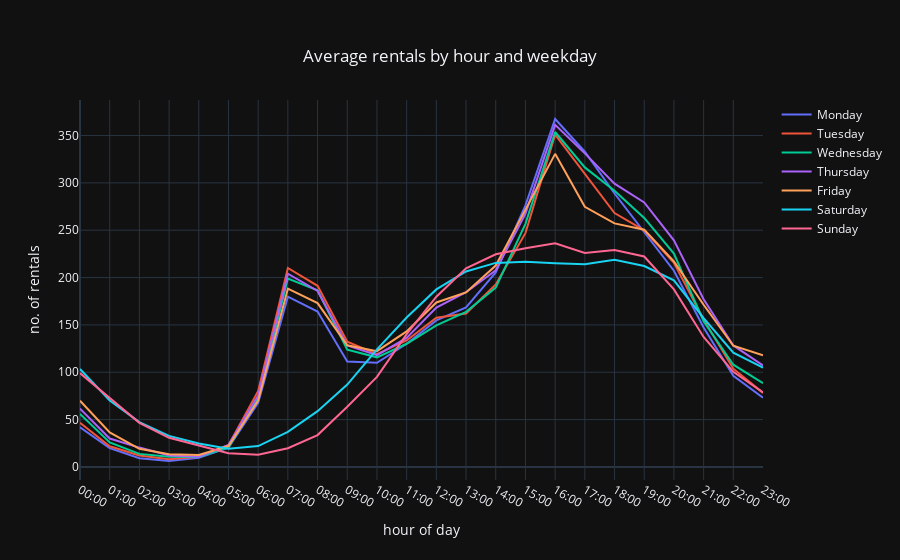

Write notebook code for a chart like this one.
### Markdown cell above
## Average rentals by hour and weekday <a id="hourAvgPlot"></a>

### Code cell
iplot(hourAvgPlot)

### Figure 1 — Plotly figure (JSON) as saved in the notebook; plotly's stock layout.template omitted (floating-point values rounded to 4 significant figures)
{"data": [{"mode": "lines", "name": "Monday", "type": "scatter", "x": [0, 1, 2, 3, 4, 5, 6, 7, 8, 9, 10, 11, 12, 13, 14, 15, 16, 17, 18, 19, 20, 21, 22, 23], "y": [41.81, 19.87, 9.129, 6.258, 9.742, 20.42, 67.74, 179.8, 164.2, 111.3, 109.9, 130.1, 154.8, 168.5, 205.5, 276.3, 367.5, 332.9, 288.8, 248.5, 207.3, 147.2, 96.19, 73.03]}, {"mode": "lines", "name": "Tuesday", "type": "scatter", "x": [0, 1, 2, 3, 4, 5, 6, 7, 8, 9, 10, 11, 12, 13, 14, 15, 16, 17, 18, 19, 20, 21, 22, 23], "y": [46.7, 21.8, 12.1, 8.033, 10.83, 23.03, 80.2, 210.2, 191.3, 132.4, 119.0, 133.5, 157.5, 162.1, 192.8, 246.9, 351.0, 310.2, 268.1, 250.0, 215.6, 155.6, 103.7, 78.19]}, {"mode": "lines", "name": "Wednesday", "type": "scatter", "x": [0, 1, 2, 3, 4, 5, 6, 7, 8, 9, 10, 11, 12, 13, 14, 15, 16, 17, 18, 19, 20, 21, 22, 23], "y": [56.03, 25.84, 13.77, 10.63, 10.42, 20.68, 72.35, 198.9, 186.5, 123.8, 115.7, 130.1, 149.5, 163.8, 189.4, 256.7, 353.7, 316.4, 291.8, 263, 225.3, 153.9, 108.0, 88.42]}, {"mode": "lines", "name": "Thursday", "type": "scatter", "x": [0, 1, 2, 3, 4, 5, 6, 7, 8, 9, 10, 11, 12, 13, 14, 15, 16, 17, 18, 19, 20, 21, 22, 23], "y": [61.58, 29.97, 20.42, 12.17, 10.81, 23.26, 75.45, 204.0, 185.9, 128.3, 118.1, 136.2, 168.3, 184.5, 207.8, 267.3, 361.3, 331.2, 299.2, 279.3, 239.3, 177.1, 128.3, 107.2]}, {"mode": "lines", "name": "Friday", "type": "scatter", "x": [0, 1, 2, 3, 4, 5, 6, 7, 8, 9, 10, 11, 12, 13, 14, 15, 16, 17, 18, 19, 20, 21, 22, 23], "y": [69.97, 36.39, 19.16, 13.52, 12.52, 22.06, 70.03, 188.3, 173.0, 128.4, 122.2, 143.2, 173.7, 184.3, 212.7, 272.2, 330.7, 274.7, 257.2, 250.6, 217.1, 171.3, 128, 117.9]}, {"mode": "lines", "name": "Saturday", "type": "scatter", "x": [0, 1, 2, 3, 4, 5, 6, 7, 8, 9, 10, 11, 12, 13, 14, 15, 16, 17, 18, 19, 20, 21, 22, 23], "y": [103.4, 70.13, 47.26, 32.77, 24.68, 19.19, 22.06, 37.1, 58.94, 87, 124.2, 157.9, 187.5, 206.4, 215.5, 216.8, 215.2, 214.1, 218.9, 212.2, 197, 157.1, 120.7, 104.8]}, {"mode": "lines", "name": "Sunday", "type": "scatter", "x": [0, 1, 2, 3, 4, 5, 6, 7, 8, 9, 10, 11, 12, 13, 14, 15, 16, 17, 18, 19, 20, 21, 22, 23], "y": [99.1, 72.74, 46.58, 30.74, 22.42, 14.39, 12.81, 19.74, 33.68, 63.48, 95.13, 140.3, 179.8, 209.9, 224.5, 231.0, 236.1, 226.0, 229.1, 222.3, 187.5, 137.3, 100.4, 78.71]}], "layout": {"title": {"text": "Average rentals by hour and weekday", "x": 0.5, "xanchor": "center", "y": 0.9, "yanchor": "middle"}, "xaxis": {"tickmode": "array", "ticktext": ["00:00", "01:00", "02:00", "03:00", "04:00", "05:00", "06:00", "07:00", "08:00", "09:00", "10:00", "11:00", "12:00", "13:00", "14:00", "15:00", "16:00", "17:00", "18:00", "19:00", "20:00", "21:00", "22:00", "23:00"], "tickvals": [0, 1, 2, 3, 4, 5, 6, 7, 8, 9, 10, 11, 12, 13, 14, 15, 16, 17, 18, 19, 20, 21, 22, 23], "title": {"text": "hour of day"}}, "yaxis": {"title": {"text": "no. of rentals"}}}}
